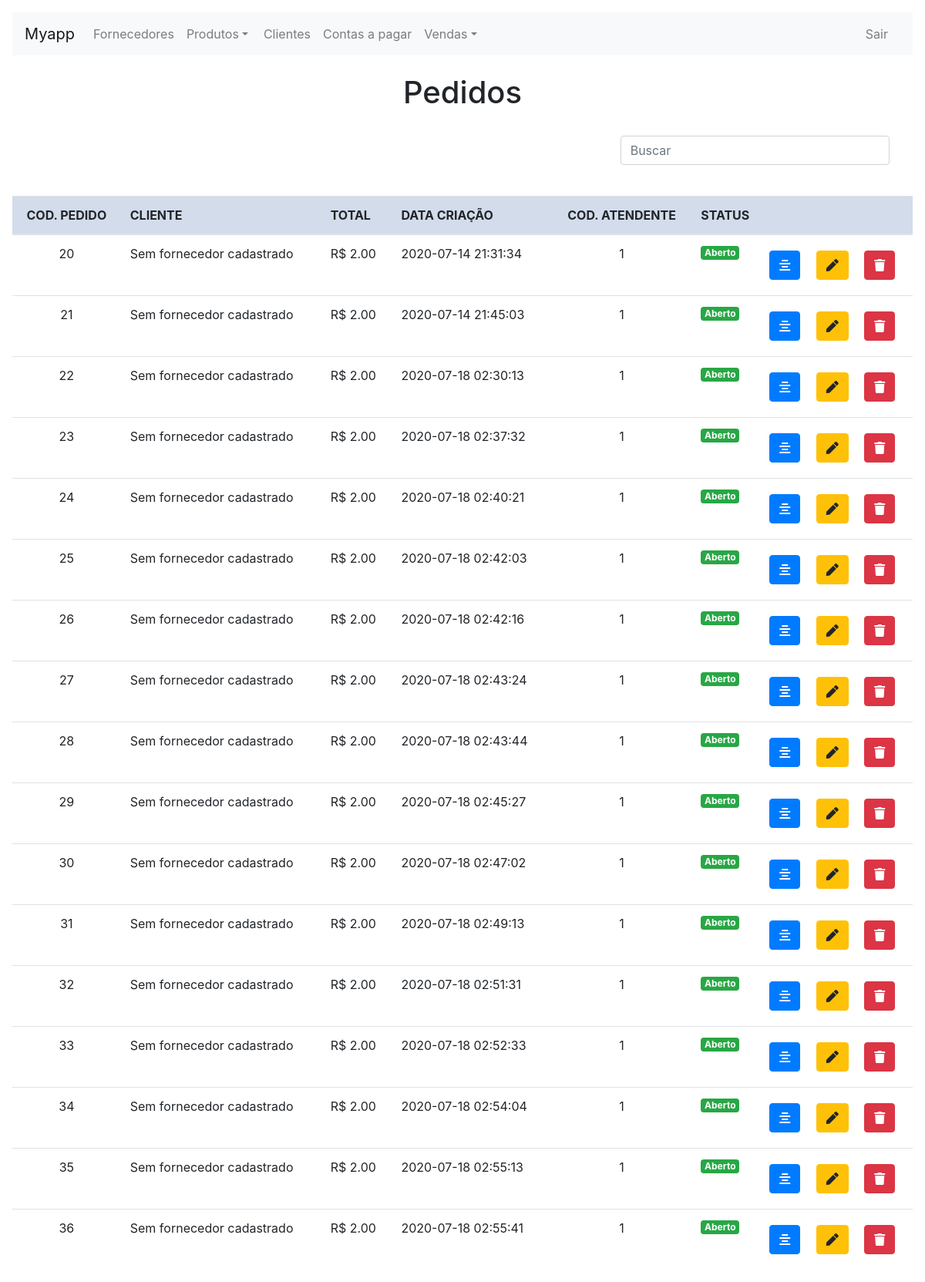
Before: /order.php with the older database file.
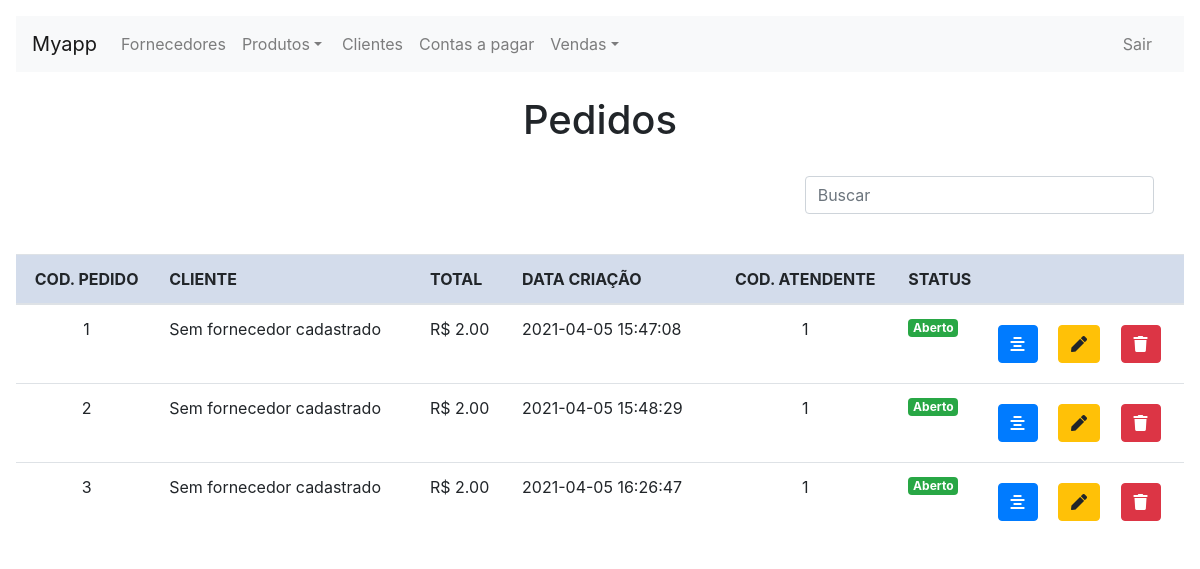
After: the same page with the newer database file.
### tables this page shows
CREATE TABLE `sale_order` (
  `ID` int(11) NOT NULL,
  `FK_ID_CLIENT` int(11) NOT NULL,
  `STATUS` int(1) NOT NULL,
  `CREATED_BY` int(11) NOT NULL,
  `CREATED_ON` datetime NOT NULL,
  `MODIFIED_BY` int(11) DEFAULT NULL,
  `MODIFIED_ON` datetime DEFAULT NULL
);

CREATE TABLE `provider` (
  `ID` int(11) NOT NULL,
  `TYPE` varchar(25) NOT NULL,
  `NAME` varchar(255) NOT NULL,
  `PHONE` varchar(255) NOT NULL,
  `MAIL` varchar(255) DEFAULT NULL,
  `CPF_CNPJ` varchar(255) NOT NULL,
  `ZIPCODE` varchar(8) NOT NULL,
  `STREET` varchar(255) NOT NULL,
  `NUMBER` int(11) NOT NULL,
  `NEIGHBORHOOD` varchar(255) NOT NULL,
  `CITY_STATE` varchar(255) NOT NULL,
  `ACTIVE` int(11) NOT NULL,
  `CREATED_BY` int(11) NOT NULL,
  `CREATED_ON` datetime NOT NULL DEFAULT current_timestamp(),
  `MODIFIED_BY` int(11) DEFAULT NULL,
  `MODIFIED_ON` datetime DEFAULT NULL
);

### assist/classes/mOrder.php (called while the page is built, shortened)
<?php
class mOrder extends mConnection
{
    public function getOrders()
    {
        $sql = "SELECT * FROM SALE_ORDER";
        $con = $this->Connect();
        $stmt = $con->query($sql);
        return $stmt->fetchAll(PDO::FETCH_ASSOC);
    }
    public function getOrderTotalCost($ORDER_ID)
    {
        $sql = "SELECT SUM(TOTAL_COST) TOTAL FROM SALE_DETAIL WHERE FK_ID_ORDER = :FK_ID_ORDER";
        $con = $this->Connect();
        $stmt = $con->prepare($sql);
        $stmt->bindParam(":FK_ID_ORDER", $ORDER_ID, PDO::PARAM_INT);
        $stmt->execute();
        $total = $stmt->fetch(PDO::FETCH_ASSOC)['TOTAL'];
        $total = explode('.', $total);
        if (isset($total[1])) {
            return $total = $total[0] . "." . substr($total[1], 0, 2);
        } else {
            return $total = $total[0] . ".00";
        }
    }
}

### assist/classes/mProvider.php (called while the page is built, shortened)
<?php
class mProvider extends mConnection {
    public function getProvider($ID) {
        $sql = "SELECT * FROM PROVIDER WHERE ID = :ID";
        $con = $this->Connect();
        $stmt = $con->prepare($sql);
        $stmt->bindParam(":ID", $ID, PDO::PARAM_INT);
        $stmt->execute();
        return $stmt->fetch(PDO::FETCH_ASSOC);
    }
}

### order.php (the view, shortened to what this page needs)
<?php
require_once('assist/classes/mProvider.php');
require_once('assist/classes/mOrder.php');
$mProvider = new mProvider();
$mOrder = new mOrder();
$orders = $mOrder->getOrders();
?>
<!DOCTYPE html>
<html lang="pt-br">
<head>
    <?php require_once('components/script.php'); ?>
    <link rel="stylesheet" href="css/button.css" />
</head>
<body>
    <?php require_once('./components/navbar.php'); ?>
    <br>
    <center>
        <h1>Pedidos</h1>
    </center>
    <br>
    <div class="form-group input-group col-md-12">
        <div class="col-md-8"></div>
        <div class="col-md-4">
            <input name="consulta" id="txt_consulta" placeholder="Buscar" type="text" class="form-control">
        </div>
    </div>
    <br>
    <table id="tabela" class="table table-hover table-responsive-xl">
        <thead>
            <tr>
                <th scope="col">
                    <center>COD. PEDIDO</center>
                </th>
                <th scope="col">CLIENTE</th>
                <th scope="col">TOTAL</th>
                <th scope="col">DATA CRIAÇÃO</th>
                <th scope="col">
                    <center>COD. ATENDENTE</center>
                </th>
                <th scope="col">STATUS</th>
                <th scope="col"></th>
            </tr>
        </thead>
        <tbody>
            <?php foreach ($orders as $o) { ?>
                <tr>
                    <td>
                        <center><?= $o['ID'] ?></center>
                    </td>
                    <td><?= $mProvider->getProvider($o['FK_ID_CLIENT'])['NAME'] ?> </td>
                    <td>R$ <?= $mOrder->getOrderTotalCost($o['ID']) ?></td>
                    <td><?= $o['CREATED_ON'] ?></td>
                    <td>
                        <center><?= $o['CREATED_BY'] ?></center>
                    </td>
                    <?php if ($o['STATUS'] == 0) { ?>
                        <td>
                            <h6><span class="badge badge-success">Aberto</span></h6>
                        </td>
                    <?php } else if ($o['STATUS'] == 1) { ?>
                        <td>
                            <h6><span class="badge badge-warning">Fechado</span></h6>
                        </td>
                    <?php } else if ($o['STATUS'] == 2) { ?>
                        <td>
                            <h6><span class="badge badge-primary">Finalizado</span></h6>
                        </td>
                    <?php } ?>
                    <td>
                        <div class="row">
                            <div>
                                <button type="button" class="btn btn-primary btn-row" data-toggle="modal" data-target="#infoOrder" title="Detalhes do pedido" onclick="orderInfo(<?= $o['ID'] ?>)">
                                    <i class="fas fa-align-center"></i>
                                </button>
                                <?php if ($o['STATUS'] == 0) { ?>
                                    <button type="button" class="btn btn-warning btn-row" data-toggle="modal" data-target="#editOrder" title="Editar pedido" onclick="ordertEdit(<?= $o['ID'] ?>)">
                                        <i class="fas fa-pen"></i>
                                    </button>
                                <?php } ?>
                                <button type="button" class="btn btn-danger btn-row" data-toggle="modal" data-target="#deleteOrder" title="Excluir pedido" onclick="storeOrderId(<?= $o['ID'] ?>)">
                                    <i class="fas fa-trash"></i>
                                </button>
                            </div>
                        </div>
                    </td>
                </tr>
            <?php } ?>
        </tbody>
    </table>
</body>
</html>

### components/script.php (shortened to what this page needs)
<link rel="stylesheet" href="vendor/bootstrap-4.4.1-dist/css/bootstrap.min.css">
<link rel="stylesheet" href="vendor/fontawesome-free-5.12.1-web/css/all.css">
<link rel="stylesheet" href="css/body.css">
<link rel="stylesheet" href="css/input.css">

### components/navbar.php (shortened to what this page needs)
<nav class="navbar navbar-expand-lg navbar-light bg-light">
    <a class="navbar-brand" href="#"><?= $_SESSION['app_title'] ?></a>
    <div class="collapse navbar-collapse" id="navbarSupportedContent">
        <ul class="navbar-nav mr-auto">
            <li class="nav-item">
                <a class="nav-link" href="provider.php">Fornecedores</a>
            </li>
            <li class="nav-item">
                <div class="dropdown mr-1">
                    <a class="nav-link dropdown-toggle" id="dropdownMenuOffset" data-toggle="dropdown" aria-haspopup="true" aria-expanded="false" data-offset="10,20">Produtos</a>
                </div>
            </li>
            <li class="nav-item">
                <a class="nav-link" href="client.php">Clientes</a>
            </li>
            <li class="nav-item">
                <a class="nav-link" href="#">Contas a pagar</a>
            </li>
            <li class="nav-item">
                <div class="dropdown mr-1">
                    <a class="nav-link dropdown-toggle" id="dropdownMenuOffset" data-toggle="dropdown" aria-haspopup="true" aria-expanded="false" data-offset="10,20">Vendas</a>
                </div>
            </li>
            <li class="nav-item" style="position: absolute; right: 24px">
                <a class="nav-link" href="#">Sair</a>
            </li>
    </div>
</nav>

### css/body.css (style rules this page uses)
body { margin: 16px }

### css/button.css (style rules this page uses)
.btn-row { margin: 8px; }

Changed rows visible on the page:
removed sale_order: ID "20", FK_ID_CLIENT.NAME "Sem fornecedor cadastrado", OrderTotalCost "2.00", CREATED_ON "2020-07-14 21:31:34", CREATED_BY "1", STATUS "Aberto"
removed sale_order: ID "21", FK_ID_CLIENT.NAME "Sem fornecedor cadastrado", OrderTotalCost "2.00", CREATED_ON "2020-07-14 21:45:03", CREATED_BY "1", STATUS "Aberto"
removed sale_order: ID "22", FK_ID_CLIENT.NAME "Sem fornecedor cadastrado", OrderTotalCost "2.00", CREATED_ON "2020-07-18 02:30:13", CREATED_BY "1", STATUS "Aberto"
removed sale_order: ID "23", FK_ID_CLIENT.NAME "Sem fornecedor cadastrado", OrderTotalCost "2.00", CREATED_ON "2020-07-18 02:37:32", CREATED_BY "1", STATUS "Aberto"
removed sale_order: ID "24", FK_ID_CLIENT.NAME "Sem fornecedor cadastrado", OrderTotalCost "2.00", CREATED_ON "2020-07-18 02:40:21", CREATED_BY "1", STATUS "Aberto"
removed sale_order: ID "25", FK_ID_CLIENT.NAME "Sem fornecedor cadastrado", OrderTotalCost "2.00", CREATED_ON "2020-07-18 02:42:03", CREATED_BY "1", STATUS "Aberto"
removed sale_order: ID "26", FK_ID_CLIENT.NAME "Sem fornecedor cadastrado", OrderTotalCost "2.00", CREATED_ON "2020-07-18 02:42:16", CREATED_BY "1", STATUS "Aberto"
removed sale_order: ID "27", FK_ID_CLIENT.NAME "Sem fornecedor cadastrado", OrderTotalCost "2.00", CREATED_ON "2020-07-18 02:43:24", CREATED_BY "1", STATUS "Aberto"
removed sale_order: ID "28", FK_ID_CLIENT.NAME "Sem fornecedor cadastrado", OrderTotalCost "2.00", CREATED_ON "2020-07-18 02:43:44", CREATED_BY "1", STATUS "Aberto"
removed sale_order: ID "29", FK_ID_CLIENT.NAME "Sem fornecedor cadastrado", OrderTotalCost "2.00", CREATED_ON "2020-07-18 02:45:27", CREATED_BY "1", STATUS "Aberto"
removed sale_order: ID "30", FK_ID_CLIENT.NAME "Sem fornecedor cadastrado", OrderTotalCost "2.00", CREATED_ON "2020-07-18 02:47:02", CREATED_BY "1", STATUS "Aberto"
removed sale_order: ID "31", FK_ID_CLIENT.NAME "Sem fornecedor cadastrado", OrderTotalCost "2.00", CREATED_ON "2020-07-18 02:49:13", CREATED_BY "1", STATUS "Aberto"
removed sale_order: ID "32", FK_ID_CLIENT.NAME "Sem fornecedor cadastrado", OrderTotalCost "2.00", CREATED_ON "2020-07-18 02:51:31", CREATED_BY "1", STATUS "Aberto"
removed sale_order: ID "33", FK_ID_CLIENT.NAME "Sem fornecedor cadastrado", OrderTotalCost "2.00", CREATED_ON "2020-07-18 02:52:33", CREATED_BY "1", STATUS "Aberto"
removed sale_order: ID "34", FK_ID_CLIENT.NAME "Sem fornecedor cadastrado", OrderTotalCost "2.00", CREATED_ON "2020-07-18 02:54:04", CREATED_BY "1", STATUS "Aberto"
removed sale_order: ID "35", FK_ID_CLIENT.NAME "Sem fornecedor cadastrado", OrderTotalCost "2.00", CREATED_ON "2020-07-18 02:55:13", CREATED_BY "1", STATUS "Aberto"
removed sale_order: ID "36", FK_ID_CLIENT.NAME "Sem fornecedor cadastrado", OrderTotalCost "2.00", CREATED_ON "2020-07-18 02:55:41", CREATED_BY "1", STATUS "Aberto"
added sale_order: ID "1", FK_ID_CLIENT.NAME "Sem fornecedor cadastrado", OrderTotalCost "2.00", CREATED_ON "2021-04-05 15:47:08", CREATED_BY "1", STATUS "Aberto"
added sale_order: ID "2", FK_ID_CLIENT.NAME "Sem fornecedor cadastrado", OrderTotalCost "2.00", CREATED_ON "2021-04-05 15:48:29", CREATED_BY "1", STATUS "Aberto"
added sale_order: ID "3", FK_ID_CLIENT.NAME "Sem fornecedor cadastrado", OrderTotalCost "2.00", CREATED_ON "2021-04-05 16:26:47", CREATED_BY "1", STATUS "Aberto"
